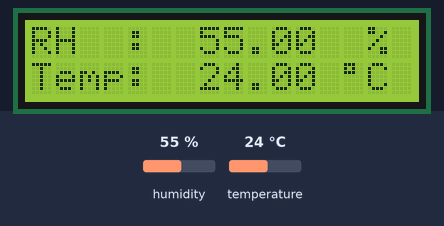
A sketch run on a simulated Arduino Uno, built with avr-gcc and run on an emulated ATmega328P. Parts: 16×2 character LCD. The test bench sets the inputs (shaded band); at power-on: humidity 55 %, temperature 24 °C. What the sketch prints to the serial monitor is not drawn.

Above: at 5.7 s.
5.8 s: humidity set to 22 %
At 11.5 s:
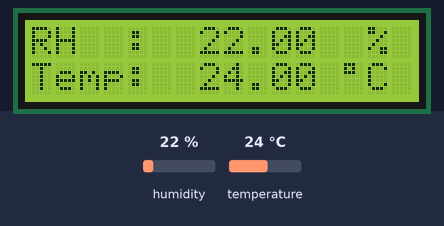
13.3 s: temperature set to 12 °C
At 16.0 s:
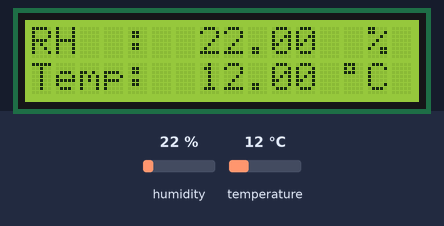
20.8 s: humidity set to 40 %
At 26.3 s:
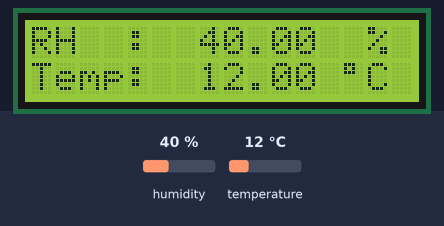
28.3 s: temperature set to 19 °C
At 30.8 s:
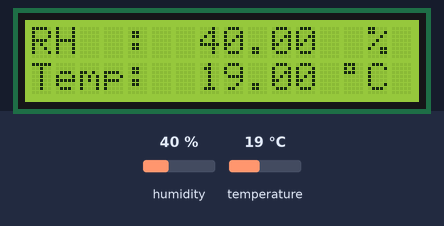
Timing chart, 0 to 32.3 s (numbered marks = the images above; inputs shaded):
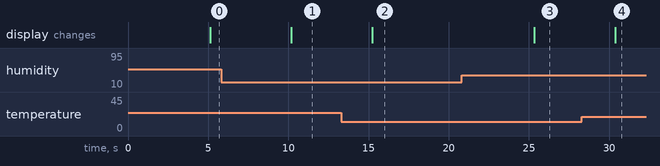

The sketch:

lcd_control.ino
```cpp
#include <Wire.h> // I2C程式庫
#include <LiquidCrystal_I2C.h> // LCD_I2C模組程式庫
#include "DHT.h"

// LCD I2C位址，默認為0x27或0x3F，依據背板的晶片不同而有差異，16、2為LCD顯示器大小。
LiquidCrystal_I2C lcd(0x27, 16, 2);

// DHT init
#define DHTPIN 9
#define DHTTYPE DHT11

DHT dht(DHTPIN, DHTTYPE);

void setup() {

  Serial.begin(9600);
  dht.begin();  //初始化DHT

  // 初始化LCD
  lcd.init();
  lcd.backlight();
}
void loop() {

  delay(5000);
  float h = dht.readHumidity();   //取得濕度
  float t = dht.readTemperature();  //取得溫度C
  // Serial.print("Humidity: ");
  Serial.println(t);
  // Serial.print(" %\t");
  // Serial.print("Temperature: ");
  Serial.println(h);
  // Serial.println(" *C ");

  // lcd.clear();
  lcd.setCursor(0, 0);  //設定游標位置 (字,行)
  lcd.print("RH  :");  //Relative Humidity 相對濕度簡寫
  lcd.setCursor(7, 0);
  lcd.print(h);
  lcd.setCursor(14, 0);
  lcd.print("%");

  lcd.setCursor(0, 1);  //設定游標位置 (字,行)
  lcd.print("Temp:");
  lcd.setCursor(7, 1);
  lcd.print(t);
  lcd.setCursor(13, 1);
  lcd.print((char)223); //用特殊字元顯示符號的"度"
  lcd.setCursor(14, 1);
  lcd.print("C");

  Serial.flush();
}
```

Measured:
- after the input at 5.8 s, the display: changes after 4.4 s (image 1)
- after the input at 13.3 s, the display: changes after 1.9 s (image 2)
- after the input at 20.8 s, the display: changes after 4.5 s (image 3)
- after the input at 28.3 s, the display: changes after 2.1 s (image 4)
